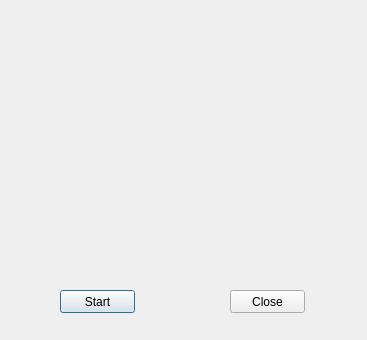
<?xml version="1.0" encoding="UTF-8"?>
<ui version="4.0">
 <class>Dialog</class>
 <widget class="QDialog" name="Dialog">
  <property name="geometry">
   <rect>
    <x>0</x>
    <y>0</y>
    <width>367</width>
    <height>340</height>
   </rect>
  </property>
  <property name="windowTitle">
   <string>Dialog</string>
  </property>
  <widget class="QLabel" name="label">
   <property name="geometry">
    <rect>
     <x>70</x>
     <y>20</y>
     <width>224</width>
     <height>224</height>
    </rect>
   </property>
   <property name="text">
    <string/>
   </property>
   <property name="wordWrap">
    <bool>false</bool>
   </property>
  </widget>
  <widget class="QPushButton" name="start">
   <property name="geometry">
    <rect>
     <x>60</x>
     <y>290</y>
     <width>75</width>
     <height>23</height>
    </rect>
   </property>
   <property name="text">
    <string>Start</string>
   </property>
  </widget>
  <widget class="QPushButton" name="close">
   <property name="geometry">
    <rect>
     <x>230</x>
     <y>290</y>
     <width>75</width>
     <height>23</height>
    </rect>
   </property>
   <property name="text">
    <string>Close</string>
   </property>
  </widget>
 </widget>
 <resources/>
 <connections/>
</ui>
